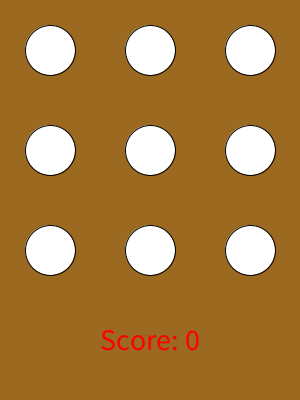
Frame 1 (no input)
Frame 60 (the mouse pressed at the canvas centre just before this capture): identical to frame 1, image omitted
Frame 120 (the mouse held since frame 60 and released just before this capture): identical to frame 1, image omitted

The Processing sketch that drew this single still picture (run headless with seeded random() and noise(); from frame 60 on, the mouse is pressed at the canvas centre):

// Processing sketch: week14_4_hit_gopher_part4_countdown_score
// ── week14_4_hit_gopher_part4_countdown_score.pde
// week14_4_hit_gopher_part4_countdown_score
// 修改自 week14_3_hit_gopher_part3_void_mousePressed_change_gopher
// 示範打地鼠怎麼寫
void setup(){
  size(300, 400);
}
int score = 0;
int [][] gopher = new int[3][3];
void draw(){
  background(#9B691F);
  for(int i=0; i<3; i++){
    for(int j=0; j<3; j++){
      fill(255); ellipse(100*j+50, 100*i+50, 50, 50);
      if(gopher[i][j]>0){
        fill(#B97C20); ellipse(100*j+50, 100*i+50, 40, 40);
        gopher[i][j]--; // 用掉秒數
      }
    }
  }
  if(frameCount%60==0){
    int i = int(random(3)), j = int(random(3));
    gopher[i][j] = int(random(30))+30; // 地鼠出現的秒數
  }
  fill(255,0,0); 
  textSize(30);
  text("Score: " + score, 100, 350);
}
void mousePressed(){
  for(int i=0; i<3; i++){
    for(int j=0; j<3; j++){
      if(gopher[i][j]>0 && dist(100*j+50, 100*i+50, mouseX, mouseY)<20){
        gopher[i][j]=0;
        score += 10; // 打到,加10分
      }
    }
  }
}
